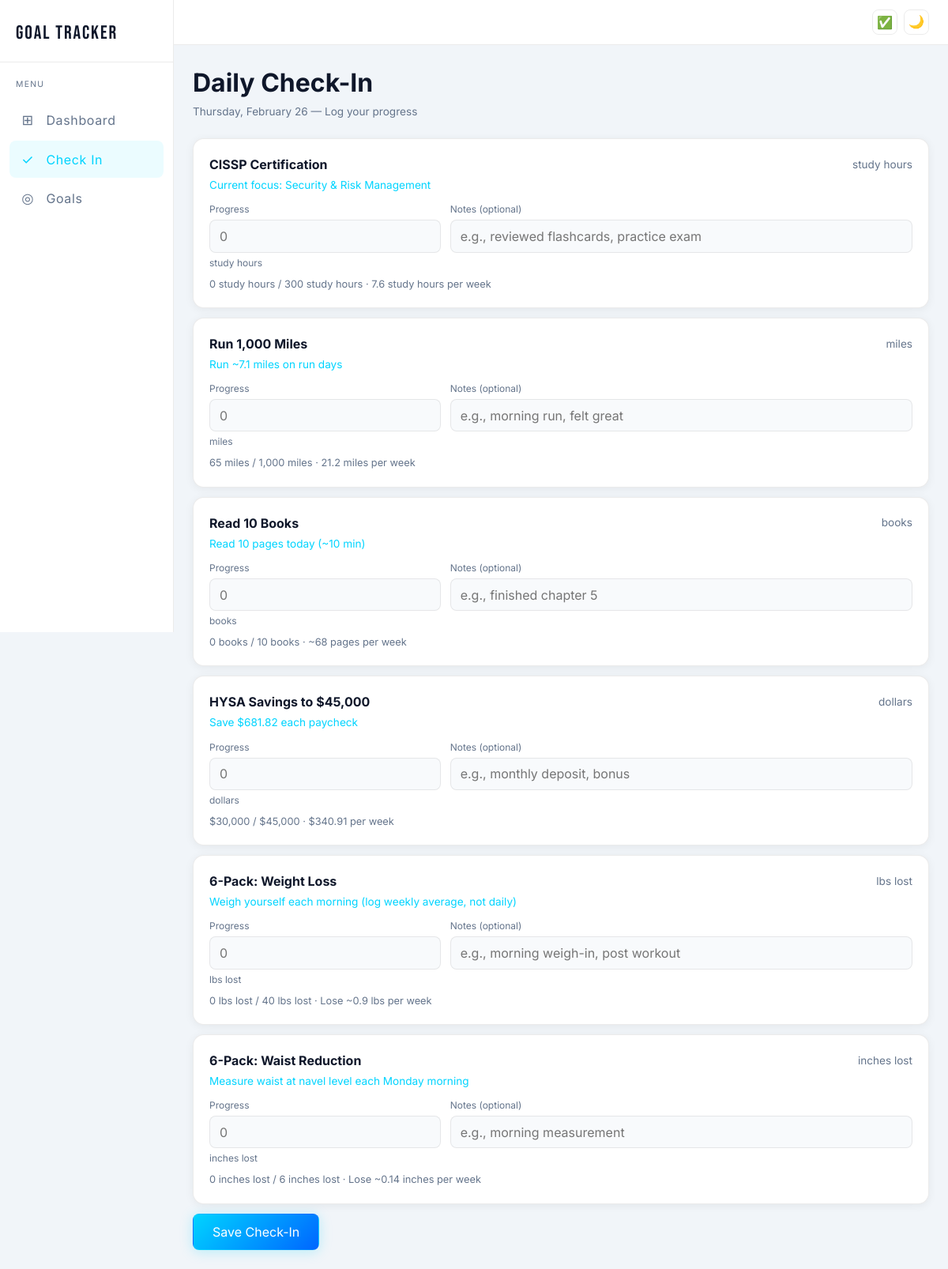
Page /checkin on the earlier database version.
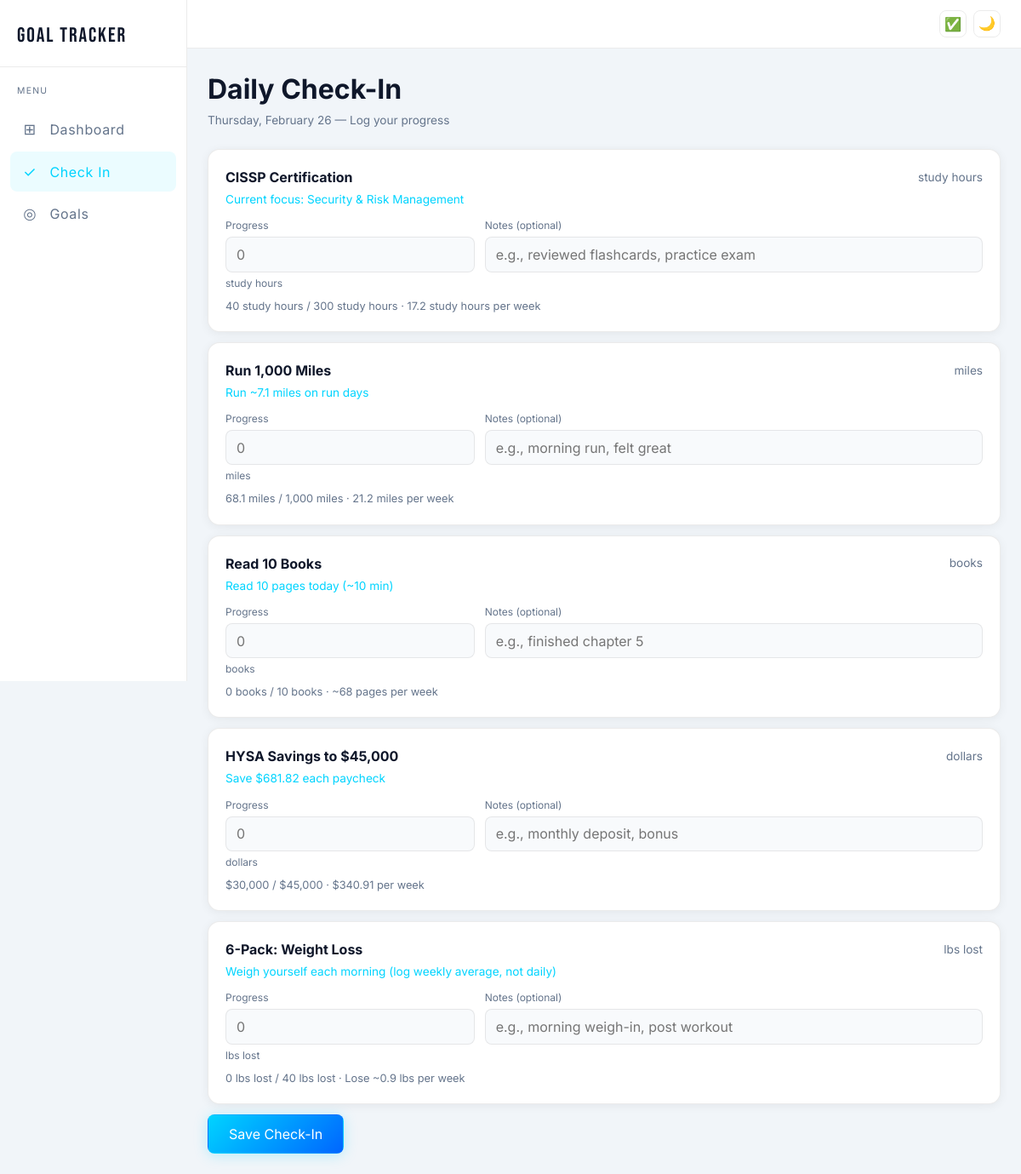
Same page on the later database version.
### tables this page shows
CREATE TABLE goals (
            id INTEGER PRIMARY KEY AUTOINCREMENT,
            name TEXT NOT NULL,               -- "Run 1,000 miles"
            target_value REAL NOT NULL,        -- 1000
            current_value REAL DEFAULT 0,      -- How far you've gotten so far
            unit TEXT NOT NULL,                -- "miles", "books", "dollars"
            deadline TEXT NOT NULL,            -- "2026-12-31" (stored as text, ISO format)
            created_at TEXT NOT NULL,          -- When you created this goal
            category TEXT DEFAULT '',          -- Optional grouping like "fitness", "finance"
            notes TEXT DEFAULT '',             -- Any extra info about this goal
            start_value REAL DEFAULT 0,        -- Starting point (e.g., $30,000 for HYSA)
            system_type TEXT DEFAULT 'generic' -- Hints for the achievement system engine
        );

### app.py (the view, shortened to what this page needs)
@app.route("/checkin", methods=["GET", "POST"])
def checkin():
    goals = get_all_goals()
    goal_data = []
    for goal in goals:
        system = generate_system(goal)
        goal_data.append({"goal": goal, "system": system})
    return render_template("checkin.html", goal_data=goal_data, today=date.today())

### app.py (called while the page is built)
@app.template_filter("fmt_val")
def fmt_val(value, unit):
    rounded = f"{value:,.1f}".rstrip("0").rstrip(".")
    unit_lower = unit.strip().lower()
    if unit_lower in PREFIX_UNITS or unit.strip() in ("$", "£", "€"):
        symbol = "$" if unit_lower in ("dollars", "dollar", "usd") else unit.strip()
        return f"{symbol}{rounded}"
    return f"{rounded} {unit}"

@app.before_request
def ensure_csrf_token():
    if "csrf_token" not in session:
        session["csrf_token"] = secrets.token_hex(32)

@app.context_processor
def inject_csrf():
    return {
        "csrf_token": session.get("csrf_token", ""),
        "strava_configured": strava_configured(),
        "gcal_configured": gcal_configured(),
    }

### database.py (called while the page is built)
def get_db():
    db = sqlite3.connect(DATABASE)
    db.row_factory = sqlite3.Row
    db.execute("PRAGMA foreign_keys = ON")  # Enforce relationships between tables
    return db

def get_all_goals():
    db = get_db()
    goals = db.execute("SELECT * FROM goals ORDER BY deadline ASC").fetchall()
    db.close()
    return goals

### gcal.py (called while the page is built)
def is_configured():
    return bool(GCAL_ICAL_URL)

### strava.py (called while the page is built)
def is_configured():
    return all([STRAVA_CLIENT_ID, STRAVA_CLIENT_SECRET, STRAVA_REFRESH_TOKEN])

### templates/checkin.html (shortened to what this page needs)
{% extends "base.html" %}
{% block content %}
<div class="checkin-header">
    <h1>Daily Check-In</h1>
    <p class="subtitle">{{ today.strftime('%A, %B %d') }} — Log your progress</p>
</div>
<form method="POST" action="/checkin" class="checkin-form">
    {% for item in goal_data %}
    <div class="card checkin-card">
        <div class="checkin-goal-header">
            <h3>{{ item.goal.name }}</h3>
            <span class="checkin-unit">{{ item.goal.unit }}</span>
        </div>
        {% if item.system.daily_actions %}
        <p class="checkin-hint">{{ item.system.daily_actions[0] }}</p>
        {% endif %}
        <div class="checkin-inputs">
            <div class="input-group">
                <label for="value_{{ item.goal.id }}">Progress</label>
                <input type="number"
                       id="value_{{ item.goal.id }}"
                       name="value_{{ item.goal.id }}"
                       placeholder="0"
                       step="any"
                       inputmode="decimal"
                       class="checkin-input">
                <span class="input-unit">{{ item.goal.unit }}</span>
            </div>
            <div class="input-group notes-group">
                <label for="notes_{{ item.goal.id }}">Notes (optional)</label>
                <input type="text"
                       id="notes_{{ item.goal.id }}"
                       name="notes_{{ item.goal.id }}"
                       placeholder="{% if item.goal.system_type == 'running' %}e.g., morning run, felt great{% elif item.goal.system_type == 'reading' %}e.g., finished chapter 5{% elif item.goal.system_type == 'savings' %}e.g., monthly deposit, bonus{% elif item.goal.system_type == 'study' %}e.g., reviewed flashcards, practice exam{% elif item.goal.system_type == 'fitness_weight' %}e.g., morning weigh-in, post workout{% elif item.goal.system_type == 'fitness_waist' %}e.g., morning measurement{% else %}e.g., what you did today{% endif %}"
                       class="checkin-input">
            </div>
        </div>
        <div class="checkin-context">
            {{ item.goal.current_value | fmt_val(item.goal.unit) }} / {{ item.goal.target_value | fmt_val(item.goal.unit) }}
            · {{ item.system.weekly_target }}
        </div>
    </div>
    {% endfor %}
    <button type="submit" class="btn btn-primary btn-lg btn-submit">Save Check-In</button>
</form>
{% endblock %}

Differences in the rows shown:
removed goals: goal.name "6-Pack: Waist Reduction", goal.unit "inches lost", goal.unit "inches lost", goal.current_value|fmt_val "0 inches lost", goal.target_value|fmt_val "6 inches lost"
Other differences:
new list line: "CISSP Certification study hours study hours  40 study hours 300 study hours"
new list line: "Current focus: Security & Risk Management Progress  Notes (optional) / · 17.2 study hours per week"
new list line: "Run 1,000 Miles miles miles  68.1 miles 1,000 miles"
new list line: "Run ~7.1 miles on run days Progress  Notes (optional) / · 21.2 miles per week"
list line gone: "CISSP Certification study hours study hours  0 study hours 300 study hours"
list line gone: "Current focus: Security & Risk Management Progress  Notes (optional) / · 7.6 study hours per week"
list line gone: "Run 1,000 Miles miles miles  65 miles 1,000 miles"
list line gone: "Run ~7.1 miles on run days Progress  Notes (optional) / · 21.2 miles per week"
list line gone: "Measure waist at navel level each Monday morning Progress  Notes (optional) / · Lose ~0.14 inches per week"
